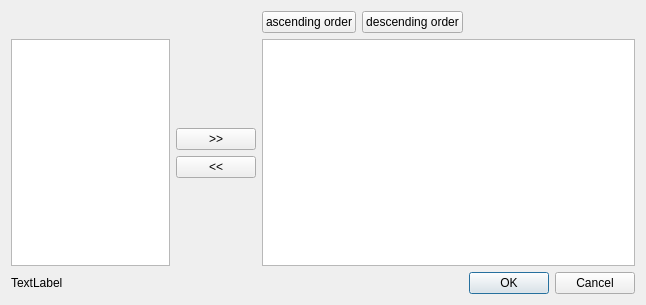
<?xml version="1.0" encoding="UTF-8"?>
<ui version="4.0">
 <class>CDialogBase</class>
 <widget class="QDialog" name="CDialogBase">
  <property name="geometry">
   <rect>
    <x>0</x>
    <y>0</y>
    <width>646</width>
    <height>305</height>
   </rect>
  </property>
  <property name="windowTitle">
   <string>Dialog</string>
  </property>
  <layout class="QGridLayout" name="gridLayout">
   <item row="2" column="1">
    <layout class="QVBoxLayout" name="verticalLayout">
     <item>
      <spacer name="verticalSpacer">
       <property name="orientation">
        <enum>Qt::Vertical</enum>
       </property>
       <property name="sizeHint" stdset="0">
        <size>
         <width>20</width>
         <height>40</height>
        </size>
       </property>
      </spacer>
     </item>
     <item>
      <widget class="QPushButton" name="btn2Right">
       <property name="text">
        <string>&gt;&gt;</string>
       </property>
      </widget>
     </item>
     <item>
      <widget class="QPushButton" name="btn2Left">
       <property name="text">
        <string>&lt;&lt;</string>
       </property>
      </widget>
     </item>
     <item>
      <spacer name="verticalSpacer_2">
       <property name="orientation">
        <enum>Qt::Vertical</enum>
       </property>
       <property name="sizeHint" stdset="0">
        <size>
         <width>20</width>
         <height>40</height>
        </size>
       </property>
      </spacer>
     </item>
    </layout>
   </item>
   <item row="2" column="3" colspan="3">
    <widget class="QListWidget" name="listWidgetRight"/>
   </item>
   <item row="3" column="5">
    <widget class="QDialogButtonBox" name="buttonBox">
     <property name="orientation">
      <enum>Qt::Horizontal</enum>
     </property>
     <property name="standardButtons">
      <set>QDialogButtonBox::Cancel|QDialogButtonBox::Ok</set>
     </property>
    </widget>
   </item>
   <item row="2" column="0">
    <widget class="QListWidget" name="listWidgetLeft"/>
   </item>
   <item row="0" column="5">
    <spacer name="horizontalSpacer">
     <property name="orientation">
      <enum>Qt::Horizontal</enum>
     </property>
     <property name="sizeHint" stdset="0">
      <size>
       <width>40</width>
       <height>20</height>
      </size>
     </property>
    </spacer>
   </item>
   <item row="0" column="4">
    <widget class="QPushButton" name="btnDescending">
     <property name="text">
      <string>descending order</string>
     </property>
    </widget>
   </item>
   <item row="0" column="3">
    <widget class="QPushButton" name="btnAscending">
     <property name="text">
      <string>ascending order</string>
     </property>
    </widget>
   </item>
   <item row="3" column="0">
    <widget class="QLabel" name="label">
     <property name="text">
      <string>TextLabel</string>
     </property>
    </widget>
   </item>
   <item row="0" column="2">
    <spacer name="horizontalSpacer_2">
     <property name="orientation">
      <enum>Qt::Horizontal</enum>
     </property>
     <property name="sizeHint" stdset="0">
      <size>
       <width>40</width>
       <height>20</height>
      </size>
     </property>
    </spacer>
   </item>
  </layout>
 </widget>
 <resources/>
 <connections>
  <connection>
   <sender>buttonBox</sender>
   <signal>accepted()</signal>
   <receiver>CDialogBase</receiver>
   <slot>accept()</slot>
   <hints>
    <hint type="sourcelabel">
     <x>248</x>
     <y>254</y>
    </hint>
    <hint type="destinationlabel">
     <x>157</x>
     <y>274</y>
    </hint>
   </hints>
  </connection>
  <connection>
   <sender>buttonBox</sender>
   <signal>rejected()</signal>
   <receiver>CDialogBase</receiver>
   <slot>reject()</slot>
   <hints>
    <hint type="sourcelabel">
     <x>316</x>
     <y>260</y>
    </hint>
    <hint type="destinationlabel">
     <x>286</x>
     <y>274</y>
    </hint>
   </hints>
  </connection>
 </connections>
</ui>
